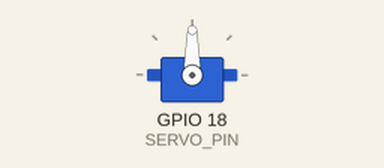
Simulated run of this program. Board: Raspberry Pi (BCM pin numbers). Parts: servo. Servo angles are drawn from the pulse width (0.5 ms = 0°, 2.5 ms = 180°).

Above: at 0.05 s.
At 1.5 s:
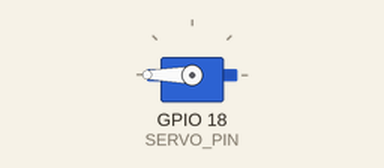
At 3.0 s:
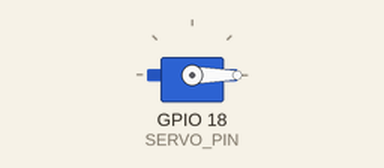
Timing chart, 0 to 6.9 s (numbered marks = the images above):
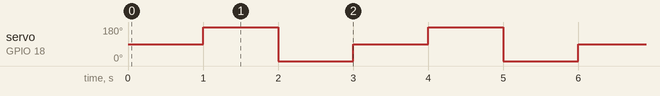

The program:

PWM_Servo.py
```python
#!/usr/bin/env python
#-*- coding:utf-8 -*-

import RPi.GPIO as GPIO
import time

SERVO_PIN = 18

GPIO.setwarnings(False)

GPIO.setmode(GPIO.BCM)

GPIO.setup(SERVO_PIN, GPIO.OUT)

servo = GPIO.PWM(SERVO_PIN,50)
servo.start(0)

try:
	while True:
		servo.ChangeDutyCycle(7.5)
		time.sleep(1)
		servo.ChangeDutyCycle(12.5)
		time.sleep(1)
		servo.ChangeDutyCycle(2.5)
		time.sleep(1)
except KeyboardInterrupt:
		servo.stop()
		GPIO.clearnup()
```

Measured:
- by itself, servo on GPIO 18 (SERVO_PIN): repeats every 3.0 s: 0° 1.0 s, 90° 1.0 s, 180° 1.0 s
